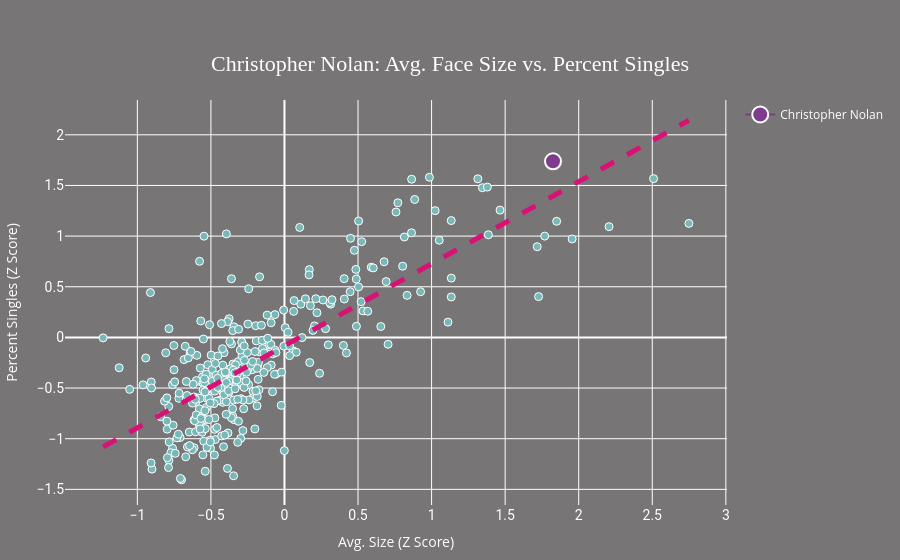

Notebook code cell kept with this figure:
### Markdown cell above
### Avg. Size vs. Percent Singles

### Code cell
x = "z_size_mv_g_mean"
y = "z_pct_top1_mv_g_mean"
plot_directors_against_sample(g, 
                              x, 
                              y, 
                              [name], 
                              x_title="Avg. Size (Z Score)", 
                              y_title="Percent Singles (Z Score)", 
                              title="Christopher Nolan: Avg. Face Size vs. Percent Singles", 
                              width=1200,
                              height=600,
                              dst="./plots/nolan/nolan_size_vs_singles.png")

### Figure 1 — Plotly figure (JSON) as saved in the notebook; plotly's stock layout.template omitted (floating-point values rounded to 4 significant figures; data arrays with more than 128 entries replaced by an {"elided": "..."} marker saying what was removed)
{"data": [{"customdata": {"elided": "333x1 str values"}, "hovertemplate": "z_size_mv_g_mean=%{x}<br>z_pct_top1_mv_g_mean=%{y}<br>name=%{customdata[0]}<extra></extra>", "legendgroup": "", "marker": {"color": "#79b8b8", "line": {"color": "white", "width": 1}, "size": 8, "symbol": "circle"}, "mode": "markers", "name": "", "orientation": "v", "showlegend": false, "type": "scatter", "x": {"elided": "333 float values"}, "xaxis": "x", "y": {"elided": "333 float values"}, "yaxis": "y"}, {"hovertemplate": "<b>OLS trendline</b><br>z_pct_top1_mv_g_mean = 0.809836 * z_size_mv_g_mean + -0.0826163<br>R<sup>2</sup>=0.596205<br><br>z_size_mv_g_mean=%{x}<br>z_pct_top1_mv_g_mean=%{y} <b>(trend)</b><extra></extra>", "legendgroup": "", "line": {"color": "#d81275", "dash": "dash", "width": 5}, "marker": {"color": "#79b8b8", "line": {"color": "white", "width": 1}, "size": 8, "symbol": "circle"}, "mode": "lines", "name": "Trend", "showlegend": false, "type": "scatter", "x": {"elided": "333 float values"}, "xaxis": "x", "y": {"elided": "333 float values"}, "yaxis": "y"}, {"marker": {"color": "rgb(127, 60, 141)", "line": {"color": "white", "width": 2}, "size": 16}, "name": "Christopher Nolan", "type": "scatter", "x": [1.825], "y": [1.739]}], "layout": {"font": {"color": "white"}, "legend": {"tracegroupgap": 0}, "margin": {"b": 50, "l": 50, "r": 50, "t": 100}, "paper_bgcolor": "#787577", "plot_bgcolor": "rgba(61, 61, 61, 0)", "title": {"font": {"color": "white", "family": "Raleway", "size": 22}, "text": "Christopher Nolan: Avg. Face Size vs. Percent Singles", "x": 0.5, "xanchor": "center", "y": 0.9, "yanchor": "top"}, "xaxis": {"anchor": "y", "domain": [0, 1], "tickfont": {"color": "white", "family": "Roboto", "size": 14}, "title": {"text": "Avg. Size (Z Score)"}}, "yaxis": {"anchor": "x", "domain": [0, 1], "layer": "below traces", "tickfont": {"color": "white", "family": "Roboto", "size": 14}, "title": {"text": "Percent Singles (Z Score)"}}}}
